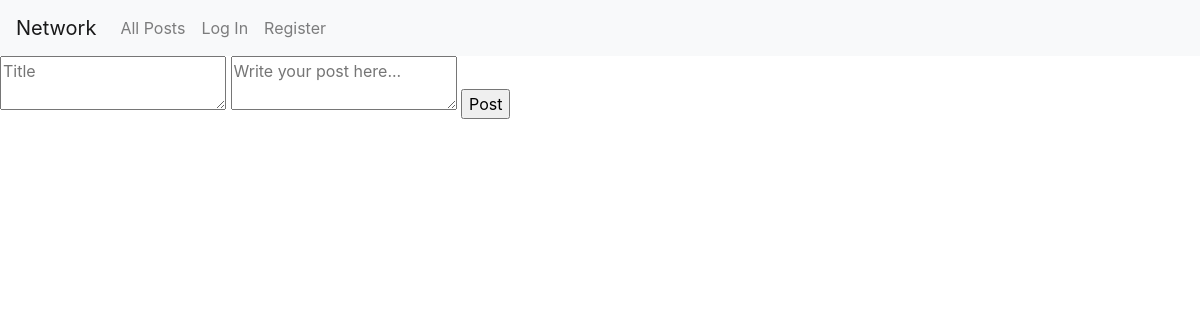
Before: / with the older database file.
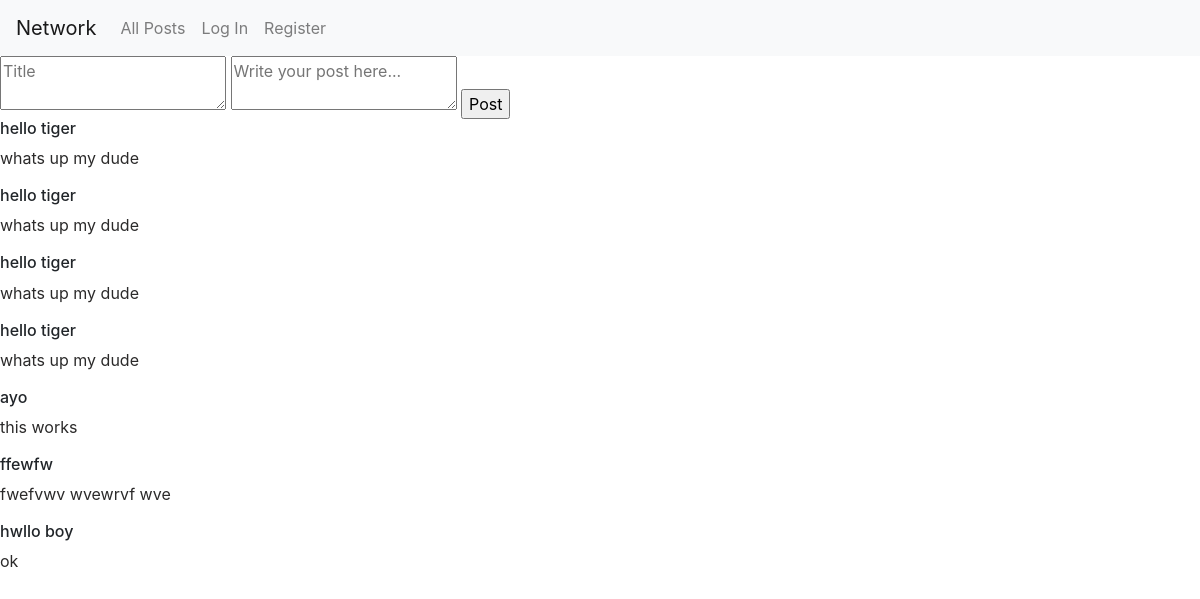
After: the same page with the newer database file.
### network/models.py (models this page shows, shortened)
class Tweet(models.Model):
    user = models.ForeignKey(User, on_delete=models.CASCADE, related_name= "user1")
    title = models.CharField(max_length=64)
    content = models.TextField()
    timestamp = models.DateTimeField(auto_now_add=True)
    likes = models.IntegerField(default = 0)

### network/views.py (the view)
# urls.py: path("", views.index, name="index"),
def index(request):
    old_posts = Tweet.objects.all()
    return render(request, "network/index.html", {'old_posts': old_posts})

### network/templates/network/index.html (shortened to what this page needs)
{% extends "network/layout.html" %}
{% block body %}
    <html lang="en">
        <body>
            <form id="post-form" method="POST">
                <textarea id="title-content" name = "title" placeholder = "Title"></textarea>
                <textarea id="post-content" name="content" placeholder="Write your post here..."></textarea>
                <input id = "submit-post" type="submit" value="Post">
            </form>
            {% for post in old_posts %}
                <div>
                    <h6>{{ post.title }}</h6>
                    <p style="color:rgb(43, 42, 42);">{{ post.content }}</p>
                </div>
            {% endfor %}
        </body>
    </html>
{% endblock %}

### network/templates/network/layout.html (shortened to what this page needs)
{% load static %}
<!DOCTYPE html>
<html lang="en">
    <head>
        <link rel="stylesheet" href="https://stackpath.bootstrapcdn.com/bootstrap/4.4.1/css/bootstrap.min.css">
        <link href="{% static 'network/styles.css' %}" rel="stylesheet">
    </head>
    <body>
        <nav class="navbar navbar-expand-lg navbar-light bg-light">
            <a class="navbar-brand" href="#">Network</a>
            <div>
              <ul class="navbar-nav mr-auto">
                <li class="nav-item">
                  <a class="nav-link" href="{% url 'index' %}">All Posts</a>
                </li>
                {% if user.is_authenticated %}
                    <li class="nav-item">
                        <a class="nav-link" href="#">Following</a>
                    </li>
                    <li class="nav-item">
                        <a class="nav-link" href="{% url 'logout' %}">Log Out</a>
                    </li>
                {% else %}
                    <li class="nav-item">
                        <a class="nav-link" href="{% url 'login' %}">Log In</a>
                    </li>
                    <li class="nav-item">
                        <a class="nav-link" href="{% url 'register' %}">Register</a>
                    </li>
                {% endif %}
              </ul>
            </div>
          </nav>
        <div class="body">
            {% block body %}
            {% endblock %}
        </div>
    </body>
</html>

Changed rows visible on the page:
added Tweet: title "hello tiger", content "whats up my dude"
added Tweet: title "hello tiger", content "whats up my dude"
added Tweet: title "hello tiger", content "whats up my dude"
added Tweet: title "hello tiger", content "whats up my dude"
added Tweet: title "ayo", content "this works"
added Tweet: title "ffewfw", content "fwefvwv wvewrvf wve"
added Tweet: title "hwllo boy", content "ok"
